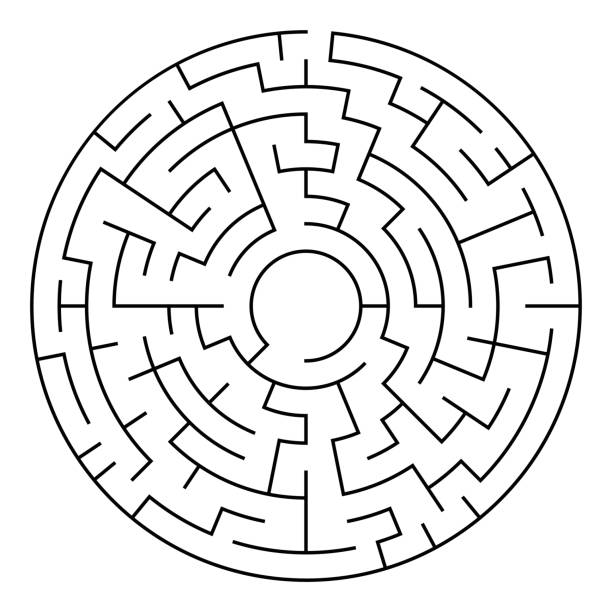
#> input picture labyrinthe003.jpg, 612 x 612 px
$ python test_dijkstra_grille.py
#> lines starting #> are read from the running program, lines starting #| are printed output that depends on the picture
### lib_trajectoires.py
from heapq import heappush,heappop

def voisins(i,j,ligne_matrice,colonne_matrice):
    liste_voisins = []

    # Voisin du dessus
    if i > 0:
        liste_voisins.append((i-1, j))

    # Voisin du dessous
    if i < ligne_matrice - 2:
        liste_voisins.append((i+1, j))

    # Voisin de gauche
    if j > 0:
        liste_voisins.append((i, j-1))

    # Voisin de droite
    if j < colonne_matrice - 1:
        liste_voisins.append((i, j+1))

    return liste_voisins

def dijkstra_grille(matrice,sourcex,sourcey):

    ligne_matrice=len(matrice)
    colonne_matrice=len(matrice[0])

    tag=[[0] * colonne_matrice for _ in range(ligne_matrice)]  # 0: non visité, -1: accepté, 1: front
    tag[sourcex][sourcey] = -1

    dist=[[float('inf')] * colonne_matrice for _ in range(ligne_matrice)]
    dist[sourcex][sourcey] = 0

    predx=[[-1] * colonne_matrice for _ in range(ligne_matrice)]
    predy=[[-1] * colonne_matrice for _ in range(ligne_matrice)]

    H=[]

    v=voisins(sourcex,sourcey,ligne_matrice,colonne_matrice)

    for voisin in v:
        vx,vy=voisin[0],voisin[1]
        if tag[vx][vy]==0:
            tag[vx][vy]=1
            heappush(H,[matrice[vx][vy],vx,vy,sourcex,sourcey])

    while H!=[]:
        dmin,vminx,vminy,px,py=heappop(H)
        if(tag[vminx][vminy]!=-1):
            dist[vminx][vminy]=dmin
            tag[vminx][vminy]=-1
            predx[vminx][vminy]=px
            predy[vminx][vminy]=py
            v=voisins(vminx,vminy,ligne_matrice,colonne_matrice)

            for voisin in v :
                vx,vy=voisin[0],voisin[1]
                if tag[vx][vy]==0:
                    tag[vx][vy]=1

            for voisin in v :
                vx,vy=voisin[0],voisin[1]
                if tag[vx][vy]==1:
                    nv_dist=dist[vminx][vminy]+matrice[vx][vy]
                    if dist[vx][vy]>nv_dist:
                        dist[vx][vy]=nv_dist
                        heappush(H,[nv_dist,vx,vy,vminx,vminy])

    return dist,predx,predy,tag

### test_dijkstra_grille.py
#!/usr/bin/env python3
# -*- coding: utf-8 -*-
"""
Created on Tue Jan 19 08:27:56 2021

@author: fehrenbach

TEST DU FAST MARCHING

"""

import matplotlib.pyplot as plt
import numpy as np
import lib_trajectoires as traj
import time
import imageio

nx = 200
ny = 250

### test 1
W = np.ones((nx,ny))
x0=[100,10]
target = [100,190]
print(traj.voisins(200,250,nx,ny))
##
# test 2
x = np.arange(nx)-0.5*nx
y = np.arange(ny)-0.5*nx
sigma = 10
xg, yg = np.meshgrid(x,y)
## cas 1
W = np.ones((nx,ny))
## cas 2
W = np.ones((nx,ny))
W[np.where(xg**2+yg**2<20**2)] = 10
## cas 3 labyrinthe
u = imageio.imread('labyrinthe003.jpg')
#> u is the input picture: shape (612, 612, 3); min 0, max 255, mean 234.4
uu = np.sum(u,axis=2)
nx = np.shape(uu)[0]
#> nx = 612
ny = np.shape(uu)[1]
#> ny = 612
W = np.ones((nx,ny))
W[np.where(uu<300)] = 750
## LABYRINTHE 2
#x0=[45,10]
#target = [208,270]
## LABYRINTHE 3
x0=[0,300]
target=[300,300]

plt.figure(2)
plt.imshow(W)

t1 = time.time()
d,px,py,t = traj.dijkstra_grille(W,x0[0],x0[1])
t2 = time.time()
chrono = t2-t1
print(' --- temps : ',chrono)

plt.figure(1)
plt.contourf(d,20,cmap='jet')
plt.colorbar()
plt.contour(d,20,colors='k')

plt.figure(3)
plt.imshow(W)

### descente
scourant = target
while not(scourant==x0):
    plt.plot(scourant[1],scourant[0],'r.')
    scourant = [px[scourant[0]][scourant[1]],py[scourant[0]][scourant[1]]]

plt.show()
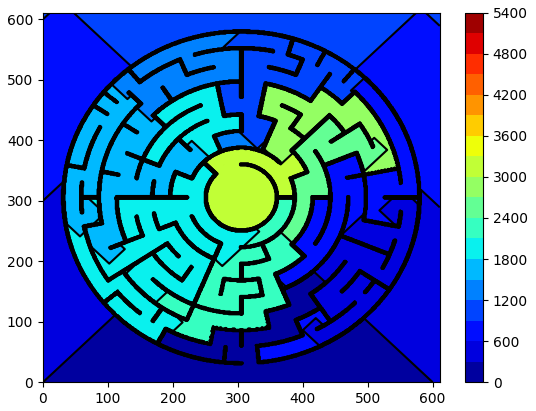
#> figure drawn by matplotlib, 2 panels
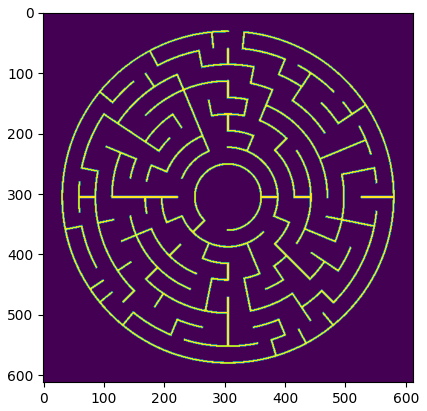
#> figure drawn by matplotlib, 1 panel
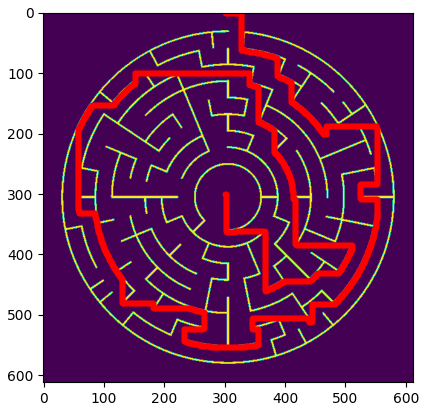
#> figure drawn by matplotlib, 1 panel
